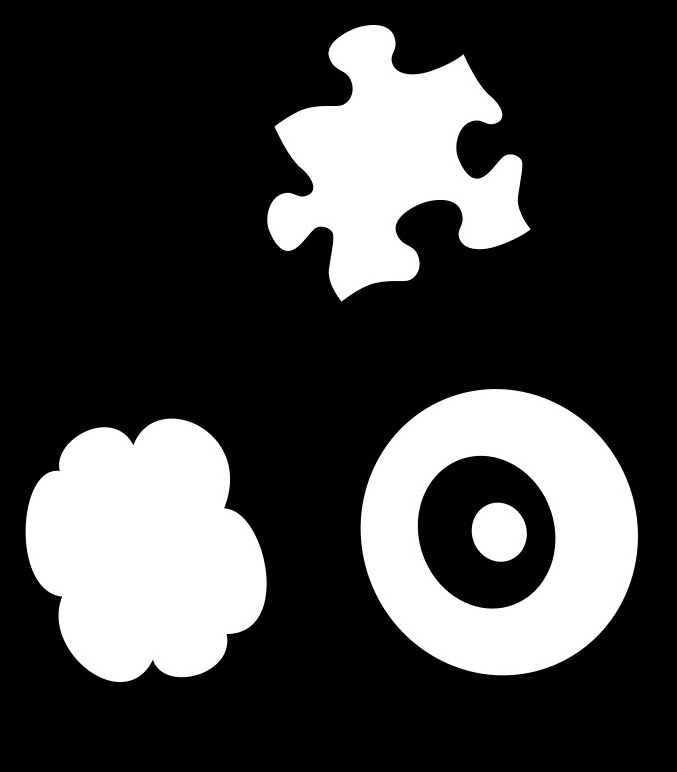
#> input picture Tutorial Sheets/Sheet7_Revision/images/Shapes.jpg, 677 x 772 px
$ python q9.py
#> lines starting #> are read from the running program, lines starting #| are printed output that depends on the picture; after the words box and inside, x2 and y2 are one past the last pixel; in counts of white or black regions, pixels touching at a corner belong together
#> in main, img is the input picture: shape (772, 677, 3); min 0, max 255, mean 65.2
# Author: ivantregear
# Date Created: 18/04/2023
# Description:

# When I wrote this code only God I and knew how it worked.
# Now only god knows it.

import numpy as np
import matplotlib.pyplot as plt
import matplotlib.image as mpimg
from scipy import ndimage


def rgb2gray(rgb):
    r, g, b = rgb[:, :, 0], rgb[:, :, 1], rgb[:, :, 2]
    gray = 0.2989 * r + 0.5870 * g + 0.1140 * b
    gray = gray.astype(int)
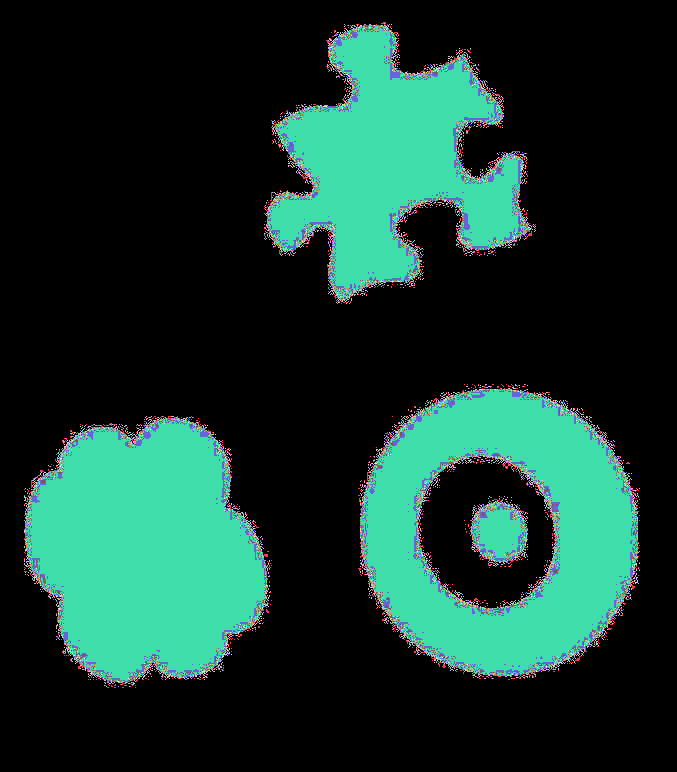
#> gray: shape (772, 677) int64; 255 distinct labels, from 0 to 254; one colour per label, 0 black
    return gray


def main():
    img = mpimg.imread('images/Shapes.jpg')
    img_grey = rgb2gray(img)

    fig, ax = plt.subplots(2, 2)

    # a), Classify picture into two classes -> shape or not(shape)

    # Clear that shapes are white, while not(shape) is black
    # Thus thresholding can be applied to sort data

    threshold = 150
    img_shape = img_grey > threshold
#> img_shape: shape (772, 677) bool; 25.5% white; 4 white regions, box (x1, y1, x2, y2) and area: (26, 419, 267, 682) 47292, (361, 389, 638, 675) 45779, (267, 25, 530, 301) 37819, (472, 503, 527, 562) 2535

    # b), for shape class, determine pixels that are part of perimeters

    # Pixel is interior if it is surrounded on all four sides by another shape pixel
    # Will check all pixels that this applies to, and set them to 2
    # Thus 0 = not a shape
    # 1 = shape internal
    # 2 = shape perimeter

    img_shape_interior = np.zeros_like(img_shape)

    for j in range(1, len(img_shape) - 1):
        for i in range(1, len(img_shape[0]) - 1):
            if (img_shape[j + 1, i + 1] and img_shape[j + 1, i - 1]) and (img_shape[j - 1, i + 1] and img_shape[j - 1, i - 1]):
                img_shape_interior[j, i] = 1
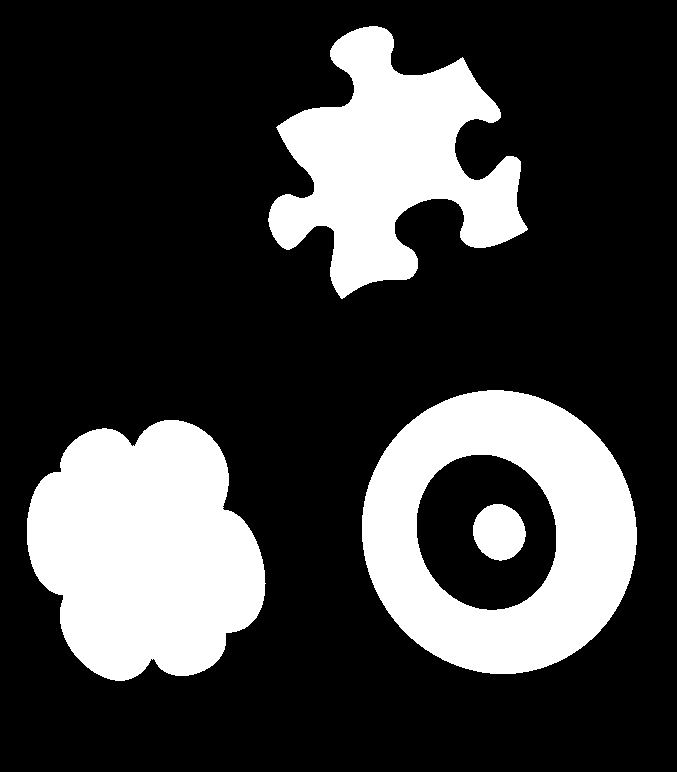
#> img_shape_interior: shape (772, 677) bool; 24.6% white; 4 white regions, box (x1, y1, x2, y2) and area: (27, 420, 266, 681) 46201, (362, 390, 637, 674) 44073, (268, 26, 528, 299) 36205, (473, 504, 526, 561) 2311

    img_shape_perimeter = img_shape.astype(int) - img_shape_interior.astype(int)
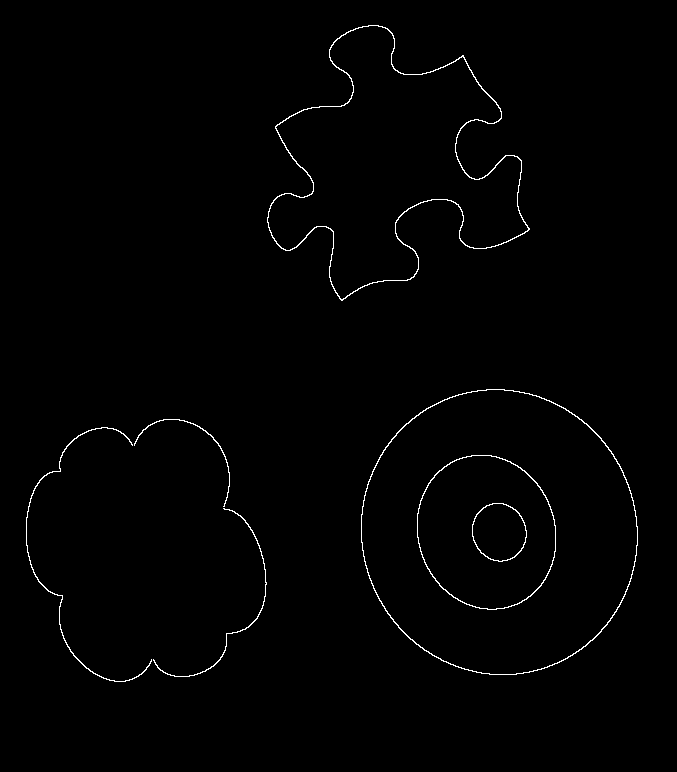
#> img_shape_perimeter: shape (772, 677) int64; values 0 (black) and 1 (white), 0.89% white in thin lines or dots, all inside (x1, y1, x2, y2) = (26, 25, 638, 682)

    # c), Distinguish and establish perimeter of each individual shape

    img_identified_shapes = np.zeros_like(img_shape_perimeter)
    shape_count = 0

    for j in range(len(img_shape_perimeter)):
        for i in range(len(img_shape_perimeter[0])):
            if img_shape_perimeter[j, i]:
                # Have reached perimeter, first check if this is part of identified shape
                if not img_identified_shapes[j, i]:
                    print(img_identified_shapes[j, i])
                    shape_count += 1
                    img_identified_shapes[j, i] = shape_count
                    walking = True
                    while walking:
                        j_walk = 0
                        i_walk = 0

                        for k in range(0, 7):

                            j_1 = int(np.ceil(((k+2) % 4)/4)*np.sign(np.sin(np.pi*(k+2)/4)))
                            i_1 = int(np.ceil((k % 4)/4)*np.sign(np.sin(np.pi*k/4)))

                            if img_shape_perimeter[j+j_walk+j_1, i+i_walk+i_1] and not img_identified_shapes[j+j_walk+j_1, i+i_walk+i_1]:
                                img_identified_shapes[j+j_walk+j_1, i+i_walk+i_1] = shape_count
                                j_walk += j_1
                                i_walk += i_1
                                walking = True
                            else:
                                walking = False
#> this loop made 772 passes
#> (printed output is left out)
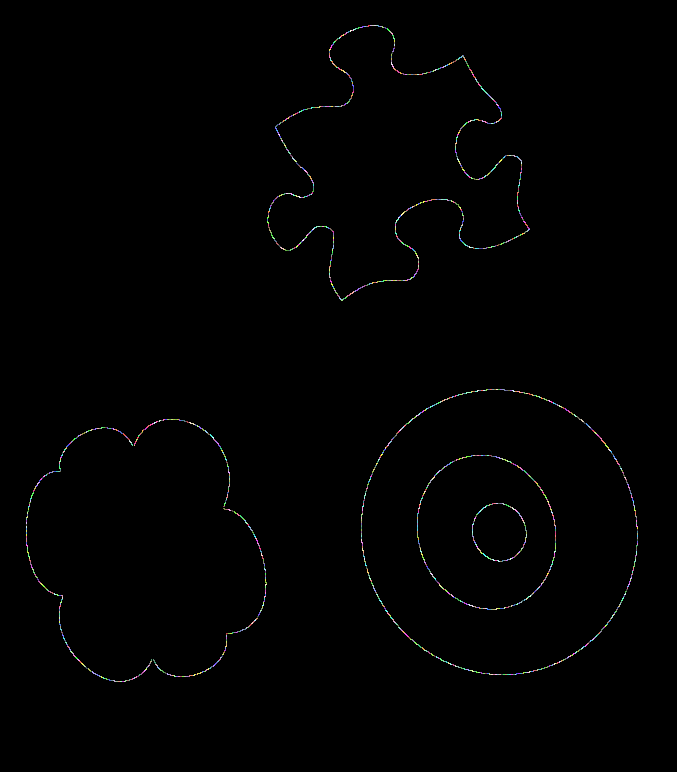
#> img_identified_shapes: shape (772, 677) int64; 1630 distinct labels, from 0 to 1629; one colour per label, 0 black
#> after the loop, shape_count = 1629

    print("Number of Identified Shapes: {}".format(shape_count))
#| Number of Identified Shapes: 1629

    ax[0, 0].imshow(img, cmap='gray')
    ax[0, 1].imshow(img_shape)
    ax[1, 0].imshow(img_shape_perimeter)
    ax[1, 1].imshow(img_identified_shapes)
    plt.show()


if __name__ == "__main__":
    main()
